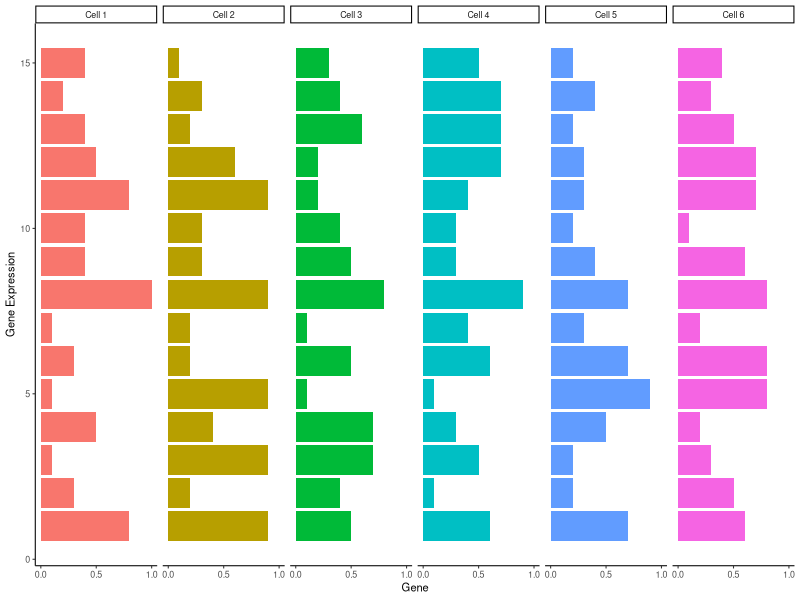

Source code (R): (Note: this script raises an error after producing the figure.)



library(tidyverse)
library(cowplot)
# library(dplyr)



# Normalization Example
#-------------------------------------------------------------------------------

cdata <- 
  rbind(tibble(Cell = "Cell 1", x = 1:15, y = c(.8, .3, .1, .5, .1, .3, .1, 1., .4, .4, .8, .5, .4, .2, .4)),
        tibble(Cell = "Cell 2", x = 1:15, y = c(.9, .2, .9, .4, .9, .2, .2, .9, .3, .3, .9, .6, .2, .3, .1)),
        tibble(Cell = "Cell 3", x = 1:15, y = c(.5, .4, .7, .7, .1, .5, .1, .8, .5, .4, .2, .2, .6, .4, .3)),
        tibble(Cell = "Cell 4", x = 1:15, y = c(.6, .1, .5, .3, .1, .6, .4, .9, .3, .3, .4, .7, .7, .7, .5)),
        tibble(Cell = "Cell 5", x = 1:15, y = c(.7, .2, .2, .5, .9, .7, .3, .7, .4, .2, .3, .3, .2, .4, .2)),
        tibble(Cell = "Cell 6", x = 1:15, y = c(.6, .5, .3, .2, .8, .8, .2, .8, .6, .1, .7, .7, .5, .3, .4)))

cdata$Cell = factor(cdata$Cell)
cdata %>% group_by(Cell) %>% mutate(z = as.numeric(scale(y)))


gg <- ggplot(data = cdata, aes(x=x, y= y, fill = Cell) ) +
  facet_grid(cols = vars(Cell)) +
  geom_bar(stat = "identity") + 
  theme_classic(base_size = 8) +
  xlab("Gene Expression") + ylab("Gene") +
  coord_flip() +
  theme(legend.position = "none") + 
  scale_y_continuous(n.breaks = 3)
gg
save_plot("cell_raw.png", plot = gg, base_height = 2, base_width = 7)

gg <- ggplot(data = cdata, aes(x=x, y= z, fill = Cell) ) +
  facet_grid(cols = vars(Cell)) +
  geom_bar(stat = "identity") + 
  theme_classic(base_size = 8) +
  xlab("Norm. Gene Expression") + ylab("Gene") +
  coord_flip() +
  theme(legend.position = "none") + 
  scale_y_continuous(n.breaks = 3)
gg
save_plot("cell_z.png", plot = gg, base_height = 2, base_width = 7)


# COnvert to 